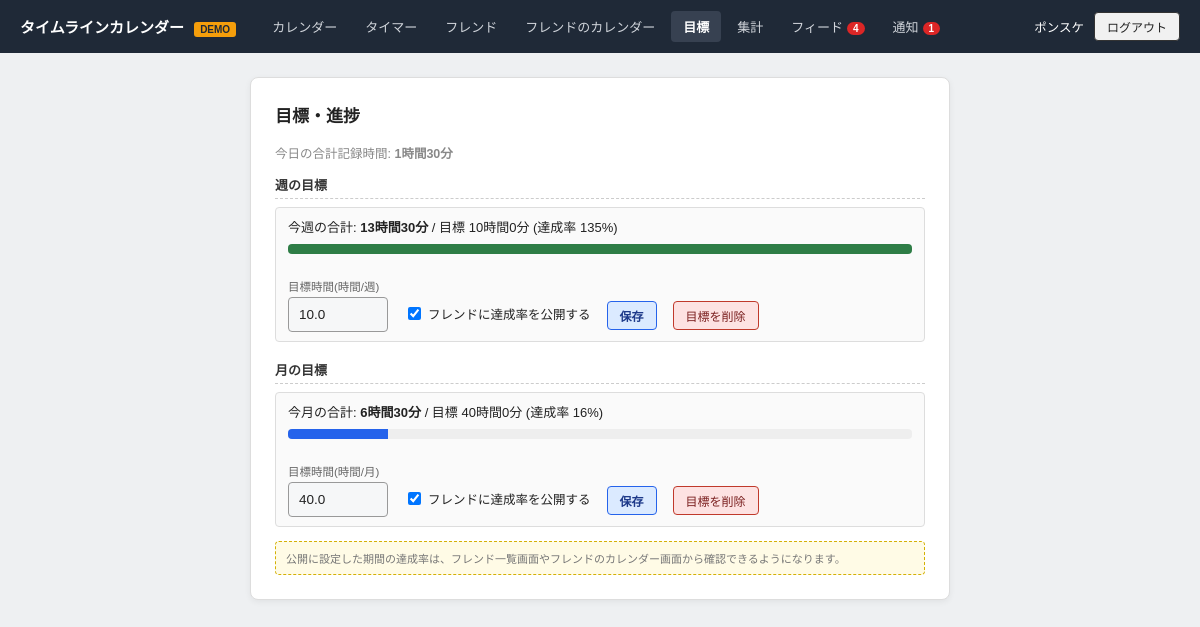
The page /goals (signed in) on the database its author committed.
### tables this page shows
CREATE TABLE users (
            id INTEGER PRIMARY KEY AUTOINCREMENT,
            display_name TEXT NOT NULL,
            email TEXT NOT NULL UNIQUE,
            password_hash TEXT NOT NULL,
            email_verified BOOLEAN NOT NULL DEFAULT 1,
            created_at TEXT NOT NULL
        );

CREATE TABLE goals (
            id INTEGER PRIMARY KEY AUTOINCREMENT,
            user_id INTEGER NOT NULL REFERENCES users(id) ON DELETE CASCADE,
            period TEXT NOT NULL CHECK (period IN ('week', 'month')),
            target_minutes INTEGER NOT NULL,
            is_public BOOLEAN NOT NULL DEFAULT 0,
            created_at TEXT NOT NULL,
            updated_at TEXT NOT NULL,
            UNIQUE (user_id, period)
        );

### app.py (the view, shortened to what this page needs)
@app.route("/goals", methods=["GET", "POST"])
@login_required
def goals_view():
    progress = db.compute_progress(g.user["id"])
    return render_template("goals.html", progress=progress)

### app.py (called while the page is built)
@app.before_request
def load_logged_in_user():
    g.user = None
    user_id = session.get("user_id")
    if user_id:
        g.user = db.get_user_by_id(user_id)
        if g.user is None:
            session.clear()

@app.before_request
def require_email_verified():
    if g.user and not g.user["email_verified"] and request.endpoint not in VERIFY_EXEMPT_ENDPOINTS:
        return redirect(url_for("verify_notice"))

def login_required(view):
    @wraps(view)
    def wrapped(*args, **kwargs):
        if g.user is None:
            return redirect(url_for("login", next=request.path))
        return view(*args, **kwargs)
    return wrapped

@app.context_processor
def inject_badges():
    if g.user:
        return {
            "unread_notifications": db.unread_notification_count(g.user["id"]),
            "unread_feed": db.get_feed_unread_count(g.user["id"]),
        }
    return {}

### db.py (called while the page is built)
def to_str(dt):
    return dt.strftime(DT_FMT)

def parse_dt(s):
    return datetime.strptime(s, DT_FMT)

def get_connection():
    conn = sqlite3.connect(DB_PATH)
    conn.row_factory = sqlite3.Row
    conn.execute("PRAGMA foreign_keys = ON")
    return conn

def get_user_by_id(user_id):
    conn = get_connection()
    try:
        row = conn.execute("SELECT * FROM users WHERE id = ?", (user_id,)).fetchone()
        return dict(row) if row else None
    finally:
        conn.close()

def get_events_range(user_id, range_start, range_end, only_public=False):
    conn = get_connection()
    try:
        query = "SELECT * FROM events WHERE user_id = ? AND start_at < ? AND end_at > ?"
        params = [user_id, to_str(range_end), to_str(range_start)]
        if only_public:
            query += " AND visibility = 'public'"
        query += " ORDER BY start_at"
        rows = conn.execute(query, params).fetchall()
        return [dict(r) for r in rows]
    finally:
        conn.close()

def total_seconds_for_range(user_id, range_start, range_end):
    total = 0
    for ev in get_events_range(user_id, range_start, range_end):
        s = max(parse_dt(ev["start_at"]), range_start)
        e = min(parse_dt(ev["end_at"]), range_end)
        total += max(0, int((e - s).total_seconds()))
    return total

def get_goal(user_id, period):
    conn = get_connection()
    try:
        row = conn.execute(
            "SELECT * FROM goals WHERE user_id = ? AND period = ?", (user_id, period)
        ).fetchone()
        return dict(row) if row else None
    finally:
        conn.close()

### templates/goals.html (shortened to what this page needs)
{% extends "base.html" %}
{% block content %}
<div class="form-window wide">
  <h1>目標・進捗</h1>
  <p class="empty-note">今日の合計記録時間: <strong>{{ (progress.today_minutes // 60) }}時間{{ (progress.today_minutes % 60) }}分</strong></p>
  {% for period, label in [('week', '週'), ('month', '月')] %}
    {% set info = progress[period] %}
    <div class="section-title">{{ label }}の目標</div>
    <div class="list-row" style="flex-direction:column; align-items:stretch; gap:8px;">
      <div style="display:flex; justify-content:space-between; align-items:center;">
        <span>
          今{{ label }}の合計: <strong>{{ (info.total_minutes // 60) }}時間{{ (info.total_minutes % 60) }}分</strong>
          {% if info.target_minutes %}
            / 目標 {{ (info.target_minutes // 60) }}時間{{ (info.target_minutes % 60) }}分
            (達成率 {{ info.achievement_rate }}%)
          {% else %}
            (目標未設定)
          {% endif %}
        </span>
      </div>
      {% if info.target_minutes %}
      <div style="background:#eee; border-radius:4px; height:10px; overflow:hidden;">
        <div style="background: {{ '#2E7D46' if info.achievement_rate >= 100 else 'var(--accent)' }}; height:100%; width:{{ [info.achievement_rate, 100]|min }}%;"></div>
      </div>
      {% endif %}
      <form method="post" action="{{ url_for('goals_view') }}" class="row" style="margin-top:6px;">
        <div>
          <div class="field-label">目標時間(時間/{{ label }})</div>
          <input class="field small" type="number" name="target_hours" min="0.5" step="0.5"
                 value="{{ (info.target_minutes / 60) if info.target_minutes else '' }}" style="width:100px;" required>
        </div>
        <label style="font-size:12.5px; display:flex; align-items:center; gap:4px; margin-bottom:9px;">
          <input type="checkbox" name="is_public" value="1" {{ 'checked' if info.is_public else '' }}>
          フレンドに達成率を公開する
        </label>
        <button type="submit" class="btn btn-primary btn-sm">保存</button>
        {% if info.target_minutes %}
        <button type="submit" formaction="{{ url_for('goals_delete', period=period) }}" class="btn btn-sm btn-warn">目標を削除</button>
        {% endif %}
      </form>
    </div>
  {% endfor %}
  <div class="demo-note">
    公開に設定した期間の達成率は、フレンド一覧画面やフレンドのカレンダー画面から確認できるようになります。
  </div>
</div>
{% endblock %}

### templates/base.html (shortened to what this page needs)
<!DOCTYPE html>
<html lang="ja">
<head>
<link rel="stylesheet" href="{{ url_for('static', filename='style.css') }}">
</head>
<body>
{% if g.user %}
<header class="topbar">
  <div class="brand">タイムラインカレンダー <span class="demo-badge">DEMO</span></div>
  <nav class="topnav">
    <a href="{{ url_for('calendar_view') }}" class="{{ 'active' if request.endpoint in ('calendar_view',) else '' }}">カレンダー</a>
    <a href="{{ url_for('timer_view') }}" class="{{ 'active' if request.endpoint == 'timer_view' else '' }}">タイマー</a>
    <a href="{{ url_for('friends_view') }}" class="{{ 'active' if request.endpoint == 'friends_view' else '' }}">フレンド</a>
    <a href="{{ url_for('select_friend_calendar') }}" class="{{ 'active' if request.endpoint == 'select_friend_calendar' or request.endpoint == 'friend_calendar_view' else '' }}">フレンドのカレンダー</a>
    <a href="{{ url_for('goals_view') }}" class="{{ 'active' if request.endpoint == 'goals_view' else '' }}">目標</a>
    <a href="{{ url_for('reports_view') }}" class="{{ 'active' if request.endpoint == 'reports_view' else '' }}">集計</a>
    <a href="{{ url_for('feed_view') }}" class="{{ 'active' if request.endpoint == 'feed_view' else '' }}">フィード{% if unread_feed %}<span class="nav-badge">{{ unread_feed }}</span>{% endif %}</a>
    <a href="{{ url_for('notifications_view') }}" class="{{ 'active' if request.endpoint == 'notifications_view' else '' }}">通知{% if unread_notifications %}<span class="nav-badge">{{ unread_notifications }}</span>{% endif %}</a>
  </nav>
  <div class="user-area">
    <a href="{{ url_for('account_settings') }}" class="user-name-link">{{ g.user.display_name }}</a>
    <form method="post" action="{{ url_for('logout') }}" style="display:inline;">
      <button type="submit" class="btn btn-sm">ログアウト</button>
    </form>
  </div>
</header>
{% endif %}
<main class="page">
  {% block content %}{% endblock %}
</main>
</body>
</html>

### static/style.css (style rules this page uses)
:root { --line: #999; --line-dark: #333; --bg-page: #eef0f2; --bg-card: #ffffff; --field-bg: #f6f7f8; --accent: #2563eb; --accent-bg: #dbeaff; --today: #fff3cd; --busy: #dbeeff; }
* { box-sizing: border-box; }
body { margin: 0; font-family: "Hiragino Kaku Gothic ProN", "Yu Gothic", "Meiryo", sans-serif; background: var(--bg-page); color: #222; }
.topbar { display: flex; align-items: center; background: #1f2937; color: #fff; padding: 10px 20px; gap: 24px; }
.brand { font-weight: bold; font-size: 15px; }
.demo-badge { background: #f59e0b; color: #1f2937; font-size: 10px; font-weight: bold; padding: 2px 6px; border-radius: 3px; margin-left: 6px; vertical-align: middle; }
.topnav { display: flex; gap: 4px; flex: 1; }
.topnav a { color: #d1d5db; text-decoration: none; font-size: 13px; padding: 6px 12px; border-radius: 4px; }
.topnav a.active { background: #374151; color: #fff; font-weight: bold; }
.user-area { display: flex; align-items: center; gap: 10px; font-size: 12.5px; }
.page { max-width: 980px; margin: 24px auto; padding: 0 16px; }
.auth-window, .form-window { max-width: 420px; background: var(--bg-card); border: 1px solid #ddd; border-radius: 8px; padding: 24px; margin: 0 auto; box-shadow: 0 2px 6px rgba(0,0,0,0.06); }
.form-window.wide { max-width: 700px; }
h1 { font-size: 17px; margin: 0 0 16px; }
.field-label { font-size: 11.5px; color: #666; margin: 10px 0 3px; display: block; }
.field, input.field, textarea.field { width: 100%; border: 1px solid var(--line); background: var(--field-bg); border-radius: 4px; padding: 9px 10px; font-size: 13.5px; color: #222; font-family: inherit; }
.field.small { width: auto; display: inline-block; }
.row { display: flex; gap: 16px; align-items: flex-end; flex-wrap: wrap; }
.btn { display: inline-block; border: 1px solid var(--line-dark); background: #f1f1f1; padding: 8px 16px; border-radius: 4px; font-size: 13px; cursor: pointer; color: #222; text-decoration: none; margin: 2px 0; }
.btn-primary { background: var(--accent-bg); border-color: var(--accent); font-weight: bold; color: #1e3a8a; }
.btn-warn { background: #fde2e2; border-color: #c0392b; color: #7a1f1f; }
.btn-sm { padding: 5px 12px; font-size: 12px; }
.demo-note { margin-top: 14px; font-size: 11px; color: #777; background: #fffbe6; border: 1px dashed #d4b106; padding: 8px 10px; border-radius: 4px; }
.section-title { font-weight: bold; font-size: 13px; margin: 18px 0 8px; padding-bottom: 4px; border-bottom: 1px dashed #ccc; color: #333; }
.section-title:first-of-type { margin-top: 0; }
.list-row { display: flex; align-items: center; justify-content: space-between; border: 1px solid #ddd; border-radius: 4px; padding: 9px 12px; margin-bottom: 6px; font-size: 13px; background: #fafafa; }
.empty-note { font-size: 12.5px; color: #888; }
.nav-badge { display: inline-block; background: #dc2626; color: #fff; font-size: 10px; font-weight: bold; padding: 1px 6px; border-radius: 10px; margin-left: 4px; vertical-align: middle; }
.user-name-link { color: #fff; text-decoration: none; font-size: 12.5px; }

### rows shown on the page
users: user.display_name "ポンスケ"
goals: target_minutes "10", (info.target_minutes%60) "0", target_hours "10.0"
goals: target_minutes "40", (info.target_minutes%60) "0", target_hours "40.0"

### other values the page prints
{{ unread_feed }} "4"
{{ unread_notifications }} "1"
{{ (progress.today_minutes // 60) }} "1"
{{ (progress.today_minutes % 60) }} "30"
{{ label }} "週" "月"
{{ (info.total_minutes // 60) }} "13" "6"
{{ (info.total_minutes % 60) }} "30" "30"
{{ info.achievement_rate }} "135" "16"
